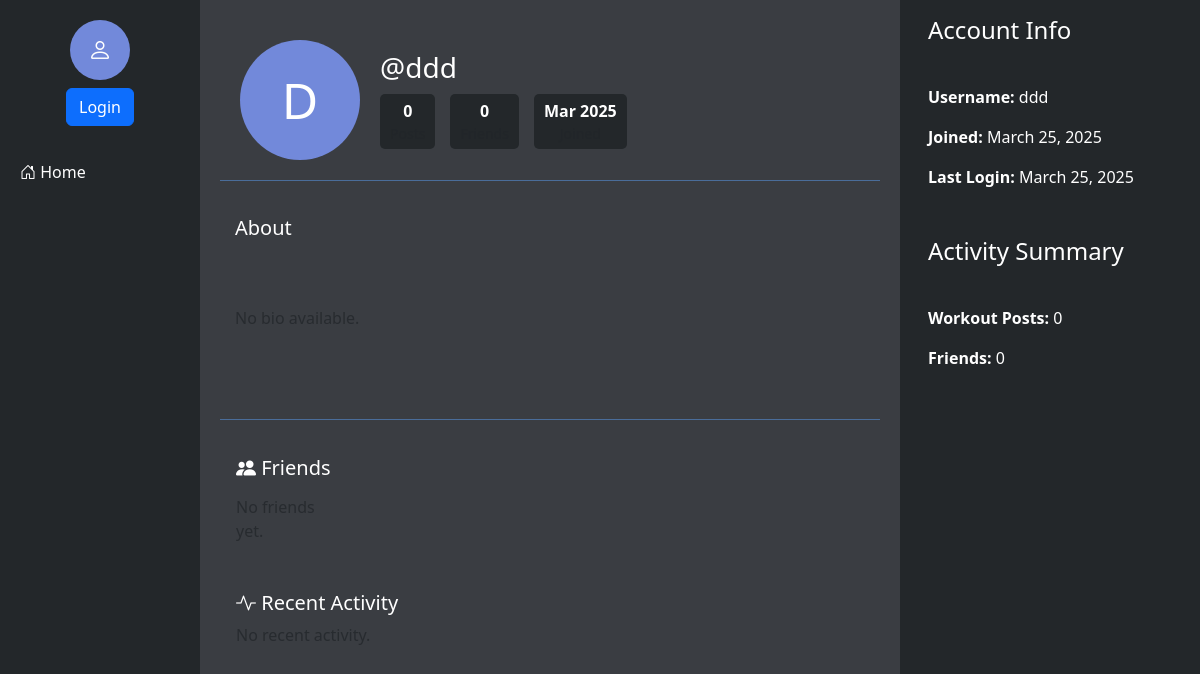
The page /profile/ddd/ on the database as committed earlier.
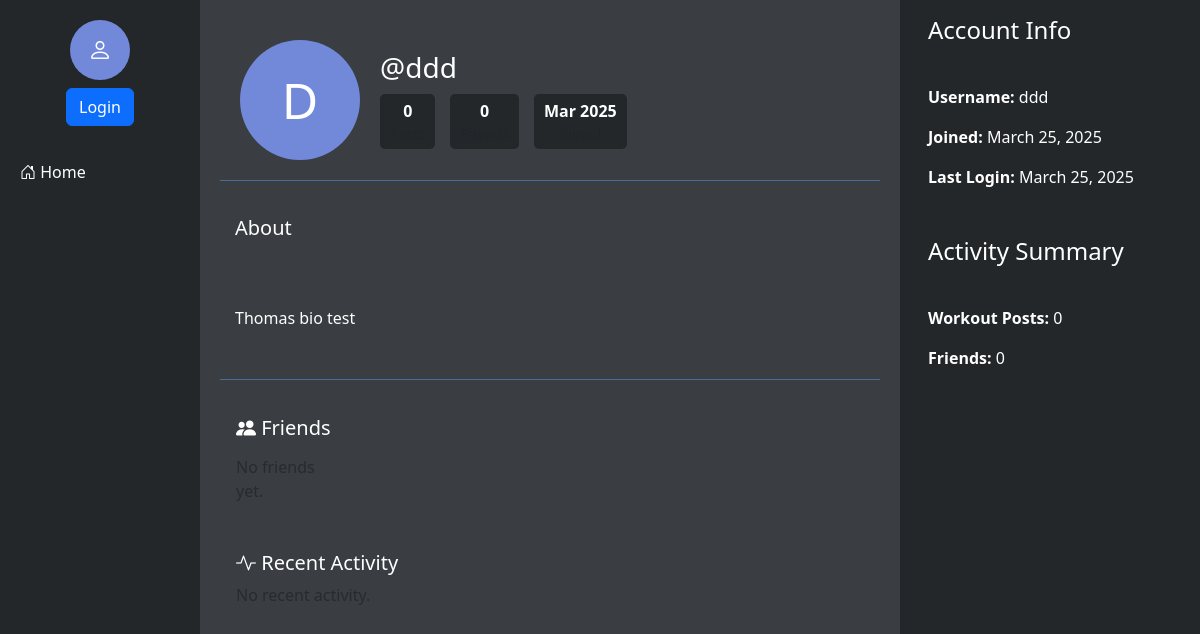
The same page on the database as committed later.
### main/models.py (models this page shows)
class User(AbstractUser):
    name = models.CharField(max_length=200, null=True)
    email = models.EmailField(unique=True, null=True)
    bio = models.TextField(null=True)
    avatar = models.ImageField(null=True, default="avatar.svg")
    profile_picture = models.ImageField(upload_to='profile_images/', null=True, blank=True)
    groups = models.ManyToManyField(
        'auth.Group',
        related_name='main_user_set',
        blank=True,
        help_text='The groups this user belongs to.',
        verbose_name='groups',
    )
    user_permissions = models.ManyToManyField(
        'auth.Permission',
        related_name='main_user_set',
        blank=True,
        help_text='Specific permissions for this user.',
        verbose_name='user permissions',
    )
    USERNAME_FIELD = 'email'
    REQUIRED_FIELDS = ['username']  # Username is required for AbstractUser
    class Meta:
        app_label = 'main'
        db_table = 'main_user'

### main/views.py (the view, shortened to what this page needs)
# urls.py: path('profile/<str:username>/', views.profile, name='profile'),
def profile(request, username):
    profile_user = get_object_or_404(User, username=username)
    is_friend = False
    friend_request_sent = False
    friend_request_received = False
    if request.method == 'POST' and request.user.is_authenticated and request.user == profile_user:
        if 'bio' in request.POST:
            profile_user.bio = request.POST.get('bio')
            profile_user.save()
            messages.success(request, "Bio updated successfully!")
            return redirect('profile', username=username)
    friends = []
    friendships = Friendship.objects.filter(
        Q(user1=profile_user) | Q(user2=profile_user)
    )
    for friendship in friendships:
        if friendship.user1 == profile_user:
            friends.append(friendship.user2)
        else:
            friends.append(friendship.user1)
    context = {
        'profile_user': profile_user,
        'is_friend': is_friend,
        'friend_request_sent': friend_request_sent,
        'friend_request_received': friend_request_received,
        'friends': friends,
    }
    return render(request, 'profile.html', context)

### templates/profile.html (shortened to what this page needs)
<!DOCTYPE html>
<html lang="en">
<head>
    <link href="https://cdn.jsdelivr.net/npm/bootstrap@5.3.0/dist/css/bootstrap.min.css" rel="stylesheet">
    <link rel="stylesheet" href="https://cdn.jsdelivr.net/npm/bootstrap-icons@1.10.0/font/bootstrap-icons.css">
</head>
<body>
    <div class="container-fluid">
        <div class="row">
            <div class="col-2 left-column">
                {% include 'partials/sidebar.html' %}
            </div>
            <div class="col-7 center-column">
                <div class="profile-header">
                    <div class="profile-image">
                        {% if profile_user.profile_picture %}
                            <img src="{{ profile_user.profile_picture.url }}" alt="Profile Picture" class="img-thumbnail" style="width: 120px; height: 120px; object-fit: cover; border-radius: 50%;">
                        {% else %}
                            <div class="profile-circle" style="width: 120px; height: 120px; font-size: 50px;">
                                {{ profile_user.username.0|upper }}
                            </div>
                        {% endif %}
                    </div>
                    <div class="profile-info">
                        <h3>@{{ profile_user.username }}</h3>
                        <div class="profile-stats">
                            <div class="stat-item">
                                <div><strong>{{ workout_count|default:"0" }}</strong></div>
                                <div class="small text-muted">Posts</div>
                            </div>
                            <div class="stat-item">
                                <div><strong>{{ friends|length }}</strong></div>
                                <div class="small text-muted">Friends</div>
                            </div>
                            <div class="stat-item">
                                <div><strong>{{ profile_user.date_joined|date:"M Y" }}</strong></div>
                                <div class="small text-muted">Joined</div>
                            </div>
                        </div>
                    </div>
                </div>
                <div class="bio-section">
                    <h5>
                        About
                    </h5>
                    <div id="bio-display" class="bio-text">
                        {% if profile_user.bio %}
                            {{ profile_user.bio }}
                        {% else %}
                            <p class="text-muted">No bio available.</p>
                        {% endif %}
                    </div>
                </div>
                <div class="p-3">
                    <h5><i class="bi bi-people-fill"></i> Friends</h5>
                    <div class="friend-grid">
                        {% if friends %}
                            {% for friend in friends %}
                                <div class="friend-item">
                                    <a href="{% url 'profile' friend.username %}">
                                        {% if friend.profile_picture %}
                                            <img src="{{ friend.profile_picture.url }}" alt="{{ friend.username }}" class="friend-avatar">
                                        {% else %}
                                            <div class="profile-circle" style="width: 60px; height: 60px; font-size: 24px;">
                                                {{ friend.username.0|upper }}
                                            </div>
                                        {% endif %}
                                        <div class="friend-name">@{{ friend.username }}</div>
                                    </a>
                                </div>
                            {% endfor %}
                        {% else %}
                            <p class="text-muted">No friends yet.</p>
                        {% endif %}
                    </div>
                </div>
                <div class="p-3">
                    <h5><i class="bi bi-activity"></i> Recent Activity</h5>
                    {% if workout_requests %}
                        {% for request in workout_requests %}
                            <div class="card mb-3">
                                <div class="card-body">
                                    <h6 class="card-title">{{ request.body_part }} Workout</h6>
                                    <p class="card-text">
                                        <small class="text-muted">{{ request.date }} at {{ request.time }}</small><br>
                                        Experience level: {{ request.experience_level }}
                                    </p>
                                </div>
                            </div>
                        {% endfor %}
                    {% else %}
                        <p class="text-muted">No recent activity.</p>
                    {% endif %}
                </div>
            </div>
            <div class="col-3 right-column">
                <div class="right-top">
                    <h4 class="p-3">Account Info</h4>
                    <div class="p-3">
                        <p><strong>Username:</strong> {{ profile_user.username }}</p>
                        <p><strong>Joined:</strong> {{ profile_user.date_joined|date:"F d, Y" }}</p>
                        <p><strong>Last Login:</strong> {{ profile_user.last_login|date:"F d, Y" }}</p>
                    </div>
                </div>
                <div class="right-bottom">
                    <h4 class="p-3">Activity Summary</h4>
                    <div class="p-3">
                        <p><strong>Workout Posts:</strong> {{ workout_count|default:"0" }}</p>
                        <p><strong>Friends:</strong> {{ friends|length }}</p>
                    </div>
                </div>
            </div>
        </div>
    </div>
</body>
</html>

### templates/partials/sidebar.html (shortened to what this page needs)
{% if user.is_authenticated %}
    <div class="text-center mb-4">
        {% if user.profile_picture %}
            <img src="{{ user.profile_picture.url }}" alt="{{ user.username }}" class="profile-picture" style="width: 60px; height: 60px; border-radius: 50%; object-fit: cover;">
        {% else %}
            <div class="profile-circle">
                <a href="{% url 'profile' user.username %}">{{ user.username.0|upper }}</a>
            </div>
        {% endif %}
        <div class="mt-2 fw-semibold"><a href="{% url 'profile' user.username %}">@{{ user.username }}</a></div>
    </div>
    <ul class="nav flex-column">
        <li class="nav-item">
            <a href="{% url 'index' %}" class="nav-link {% if request.path == '/' %}active{% endif %}">
                <i class="bi bi-house-door"></i> Home
            </a>
        </li>
        <li class="nav-item">
            <a href="{% url 'inbox' %}" class="nav-link {% if 'inbox' in request.path or 'conversation' in request.path %}active{% endif %}">
                <i class="bi bi-chat"></i> Messages
            </a>
        </li>
        <li class="nav-item">
            <a href="{% url 'friend_list' %}" class="nav-link {% if 'friends' in request.path %}active{% endif %}">
                <i class="bi bi-people"></i> Friends
            </a>
        </li>
        <li class="nav-item">
            <a href="{% url 'Calendar' %}" class="nav-link {% if 'calendar' in request.path %}active{% endif %}">
                <i class="bi bi-calendar"></i> Calendar
            </a>
        </li>
        <li class="nav-item">
            <a href="{% url 'settings' %}" class="nav-link {% if 'settings' in request.path %}active{% endif %}">
                <i class="bi bi-gear"></i> Settings
            </a>
        </li>
    </ul>
    <div class="mt-auto text-center" style="position: relative; bottom: 20px; width: 100%; padding: 0 20px;">
        <a href="{% url 'logout' %}" class="btn btn-outline-danger w-100">
            <i class="bi bi-box-arrow-right"></i> Logout
        </a>
    </div>
{% else %}
    <div class="text-center mb-4">
        <div class="profile-circle">
            <i class="bi bi-person"></i>
        </div>
        <div class="mt-2">
            <a href="{% url 'login' %}" class="btn btn-primary">Login</a>
        </div>
    </div>
    <ul class="nav flex-column">
        <li class="nav-item">
            <a href="{% url 'index' %}" class="nav-link {% if request.path == '/' %}active{% endif %}">
                <i class="bi bi-house-door"></i> Home
            </a>
        </li>
    </ul>
{% endif %}

### templates/profile.html (style rules this page uses)
body { background-color: #2C2F33; color: #ffffff; }
.left-column { background-color: #23272A; color: #ffffff; }
.center-column { background-color: #3A3D42; color: #ffffff; min-height: 100vh; padding: 20px; }
.right-column { background-color: #23272A; color: #ffffff; min-height: 100vh; }
.profile-header { display: flex; align-items: center; margin-bottom: 20px; padding: 20px; border-bottom: 1px solid #4A6D9A; }
.profile-image { margin-right: 20px; }
.profile-info { flex-grow: 1; }
.profile-stats { display: flex; gap: 15px; margin-top: 10px; }
.stat-item { text-align: center; padding: 5px 10px; border-radius: 5px; background-color: #23272A; }
.bio-section { padding: 15px; margin-bottom: 20px; border-bottom: 1px solid #4A6D9A; }
.bio-text { padding: 10px 0; white-space: pre-line; }
.friend-grid { display: grid; grid-template-columns: repeat(auto-fill, minmax(80px, 1fr)); gap: 15px; margin-top: 15px; }

### templates/partials/sidebar.html (style rules this page uses)
.left-column { background-color: #23272A; color: #ffffff; min-height: 100vh; padding: 20px 0; }
.nav-link { color: #ffffff; padding: 10px 20px; display: block; transition: background-color 0.2s, color 0.2s; }
.profile-circle { background-color: #7289DA; color: white; border-radius: 50%; display: flex; align-items: center; justify-content: center; font-size: 1.5rem; width: 60px; height: 60px; margin: 0 auto; }

Rows that differ between the two databases and show on the page:
changed User "ddd": bio (not shown) → "Thomas bio test"
Other text that changed with them:
text no longer shown: "No bio available."
